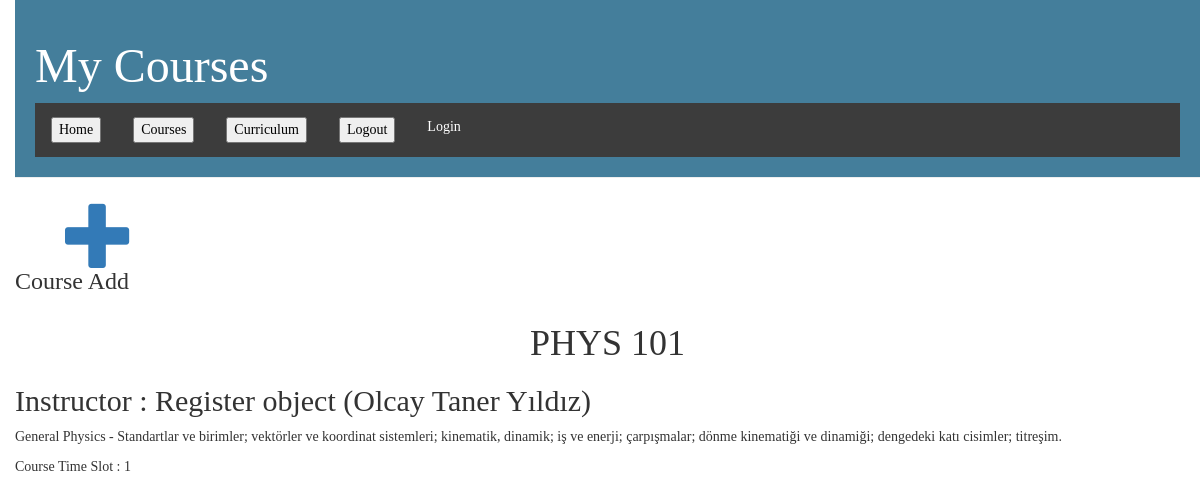
The app's page /course/PHYS 101/ with its own data.
### Reg/models.py (models this page shows, shortened)
class Course(models.Model):
    class Meta:
        unique_together = (('course_name', 'day', 'hour'),)
    course_name = models.CharField(max_length=200, primary_key=True)
    instructor = models.ForeignKey(Register, default='Emine Ekin', on_delete=models.CASCADE)
    syllabus = models.TextField(null=True)
    section = models.IntegerField(default=1)
    place = models.CharField(max_length=10, null=True, blank=True)
    day = models.IntegerField(choices=DAYS_OF_WEEK, default=None)
    hour = models.IntegerField(choices=COURSE_HOUR, default=None)
    to = models.IntegerField(choices=COURSE_HOUR, default=1)
    credit = models.IntegerField(null=True)
    depName = models.ForeignKey(Faculty, on_delete=models.CASCADE)

class Register(models.Model):
    name = models.CharField(max_length=255, primary_key=True)
    email = models.EmailField(default='empty@mail.com')
    password = models.CharField(max_length=255, null=True)
    usertype = models.IntegerField(default=1, validators=[MinValueValidator(0), MaxValueValidator(3)], )

### Reg/views.py (the view)
# urls.py: path('course/<str:pk>/', views.course_detail, name='course_detail'),
def course_detail(request, pk):
    course = get_object_or_404(Course, pk=pk)
    return render(request, 'users/course_detail.html', {'course': course})

### Reg/templates/users/course_detail.html (shortened to what this page needs)
{% extends 'users/base.html' %}
{% block content %}
    <div class="post" style="align-content: center;">
          <h1 style="text-align: center;">{{ course.course_name }} </h1>
        <h2> Instructor : {{ course.instructor }}</h2>
        <p>{{ course.syllabus|linebreaksbr }}</p>
        <p> Course Time Slot : {{ course.section }}</p>
    </div>
{% endblock %}

### Reg/static/css/base.css (style rules this page uses)
body { padding-left: 15px; font-family: 'Handlee', cursive; }

### records on screen
Course: course_name "PHYS 101", instructor "Register object (Olcay Taner Yıldız)", syllabus "General Physics - Standartlar ve birimler; vektörler ve koordinat sistemleri; kinematik, dinamik; iş ve enerji; çarpışmalar; dönme kinematiği ve dinamiği; dengedeki katı cisimler; titreşim.", section "1"
